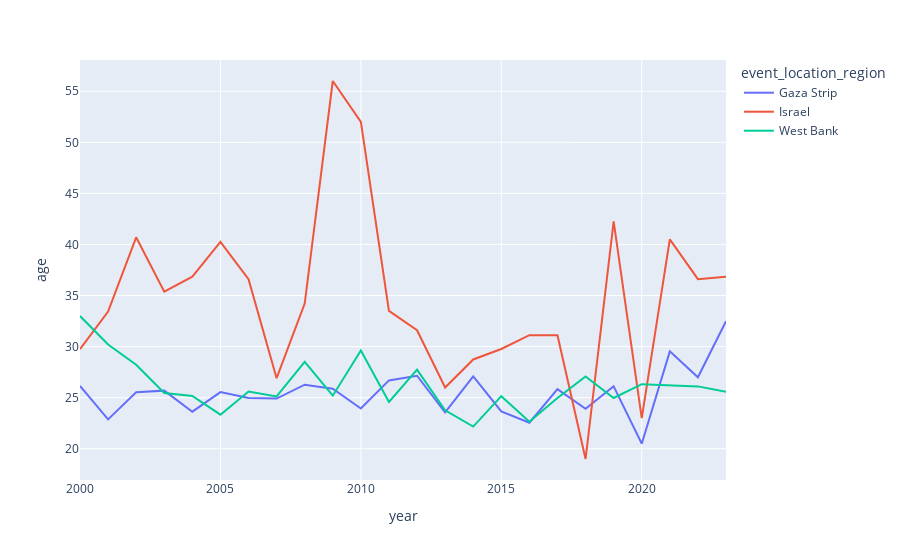

The cell this chart's notebook holds for it:
### Code cell
px.line(df.groupby(['event_location_region','year']).age.mean().reset_index(),x='year',y='age',color='event_location_region')

### Figure 1 — Plotly figure (JSON) as saved in the notebook; plotly's stock layout.template omitted (floating-point values rounded to 4 significant figures)
{"data": [{"hovertemplate": "event_location_region=Gaza Strip<br>year=%{x}<br>age=%{y}<extra></extra>", "legendgroup": "Gaza Strip", "line": {"color": "#636efa", "dash": "solid"}, "marker": {"symbol": "circle"}, "mode": "lines", "name": "Gaza Strip", "orientation": "v", "showlegend": true, "type": "scatter", "x": [2000, 2001, 2002, 2003, 2004, 2005, 2006, 2007, 2008, 2009, 2010, 2011, 2012, 2013, 2014, 2015, 2016, 2017, 2018, 2019, 2020, 2021, 2022, 2023], "xaxis": "x", "y": [26.15, 22.88, 25.53, 25.69, 23.63, 25.55, 24.98, 24.92, 26.27, 25.88, 23.94, 26.69, 27.15, 23.56, 27.09, 23.67, 22.56, 25.83, 23.91, 26.12, 20.5, 29.53, 27, 32.48], "yaxis": "y"}, {"hovertemplate": "event_location_region=Israel<br>year=%{x}<br>age=%{y}<extra></extra>", "legendgroup": "Israel", "line": {"color": "#EF553B", "dash": "solid"}, "marker": {"symbol": "circle"}, "mode": "lines", "name": "Israel", "orientation": "v", "showlegend": true, "type": "scatter", "x": [2000, 2001, 2002, 2003, 2004, 2005, 2006, 2007, 2008, 2009, 2010, 2011, 2012, 2013, 2014, 2015, 2016, 2017, 2018, 2019, 2020, 2021, 2022, 2023], "xaxis": "x", "y": [29.75, 33.44, 40.7, 35.38, 36.85, 40.25, 36.6, 26.91, 34.21, 56, 52, 33.5, 31.6, 26, 28.74, 29.77, 31.12, 31.11, 19, 42.25, 23, 40.5, 36.6, 36.83], "yaxis": "y"}, {"hovertemplate": "event_location_region=West Bank<br>year=%{x}<br>age=%{y}<extra></extra>", "legendgroup": "West Bank", "line": {"color": "#00cc96", "dash": "solid"}, "marker": {"symbol": "circle"}, "mode": "lines", "name": "West Bank", "orientation": "v", "showlegend": true, "type": "scatter", "x": [2000, 2001, 2002, 2003, 2004, 2005, 2006, 2007, 2008, 2009, 2010, 2011, 2012, 2013, 2014, 2015, 2016, 2017, 2018, 2019, 2020, 2021, 2022, 2023], "xaxis": "x", "y": [33, 30.2, 28.22, 25.46, 25.18, 23.34, 25.61, 25.13, 28.51, 25.2, 29.61, 24.58, 27.75, 23.77, 22.17, 25.15, 22.66, 24.98, 27.07, 24.97, 26.32, 26.18, 26.11, 25.58], "yaxis": "y"}], "layout": {"legend": {"title": {"text": "event_location_region"}, "tracegroupgap": 0}, "margin": {"t": 60}, "xaxis": {"anchor": "y", "domain": [0, 1], "title": {"text": "year"}}, "yaxis": {"anchor": "x", "domain": [0, 1], "title": {"text": "age"}}}}
